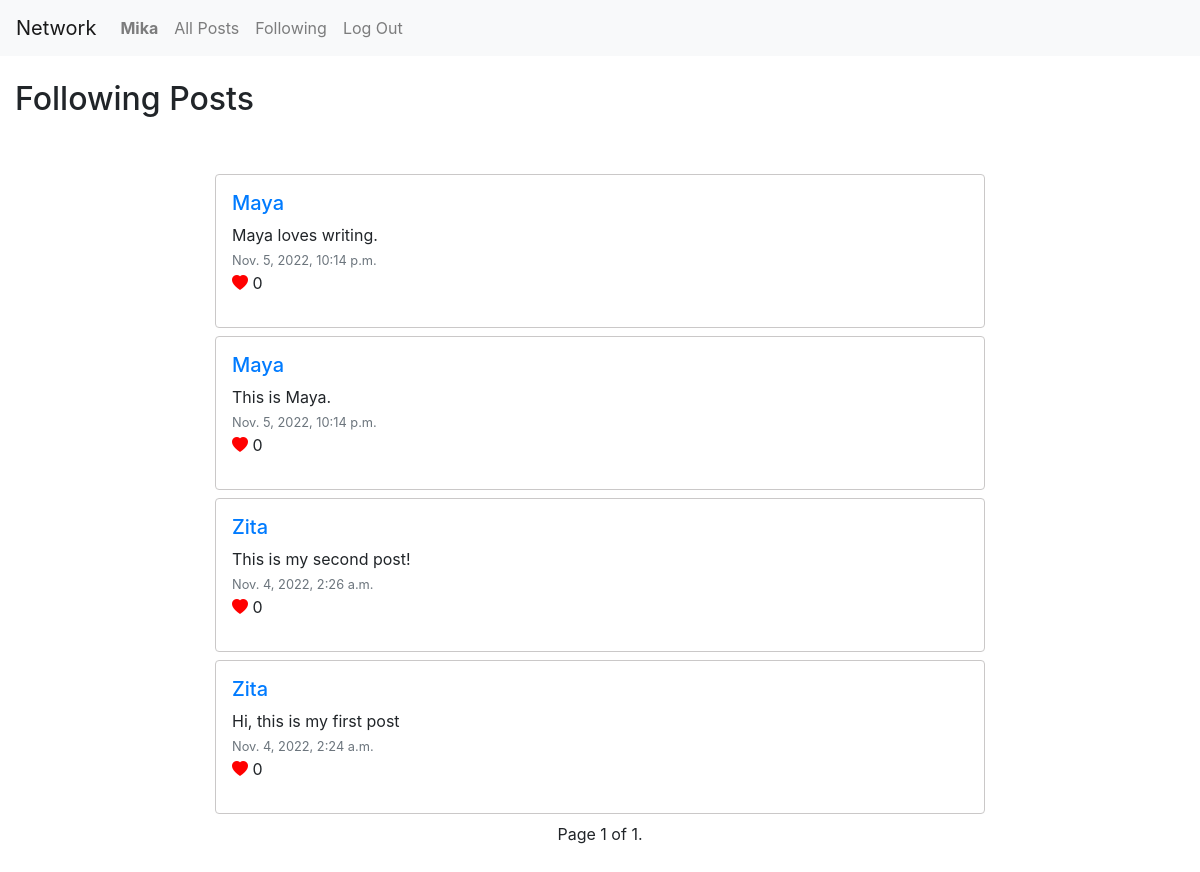
The app's page /following (signed in), older data.
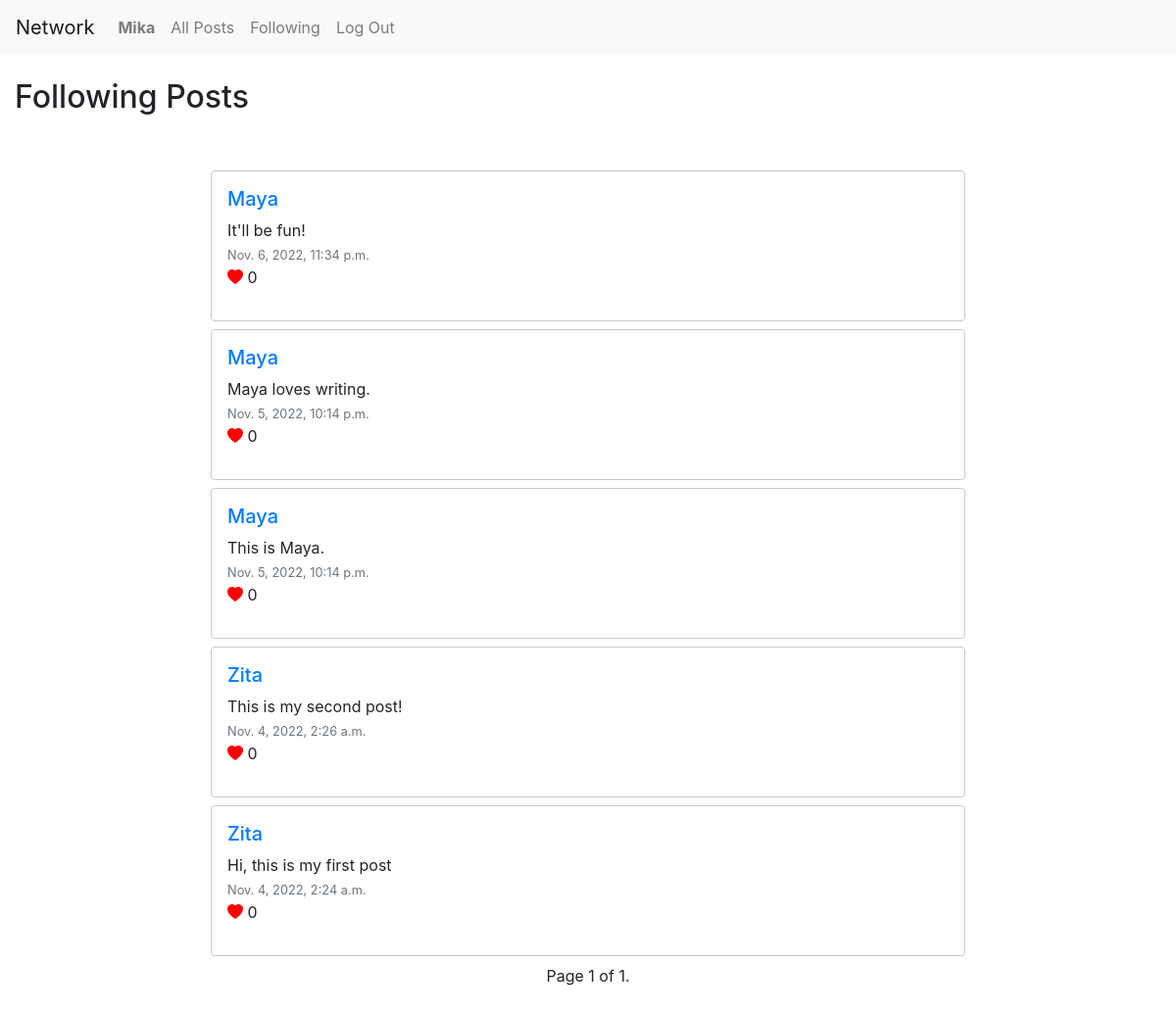
The same page, newer data.
### network/models.py (models this page shows, shortened)
class Post(models.Model):
    poster = models.ForeignKey('User', on_delete=models.CASCADE, related_name='poster')
    content = models.TextField()
    date_created = models.DateTimeField(default=timezone.now)
    number_of_like = models.IntegerField(default=0)

class User(AbstractUser):
    pass

### network/views.py (the view)
# urls.py: path("following", views.following, name="following"),
@login_required
def following(request):
    all_posts = []
    try:
        follow_list = FollowList.objects.get(user=request.user)
    except FollowList.DoesNotExist:
        follow_list = None
    if follow_list is None or follow_list.followings.all() is None:
        all_posts = []
    else:
        followings = follow_list.followings.all()
        for following in followings:
            posts = Post.objects.filter(poster=following)
            for post in posts:
                all_posts.append(post)
    all_posts.sort(key=lambda x: x.date_created, reverse=True)
    paginator = Paginator(all_posts, 10)
    page_number = request.GET.get('page')
    page_obj = paginator.get_page(page_number)
    return render(request, "network/following.html", {
        'page_obj': page_obj
    })

### network/templates/network/following.html (shortened to what this page needs)
{% extends "network/layout.html" %}
{% block body %}
    <h2 class="my-4">Following Posts</h2>
    <div class="row mb-5">
        {% if not page_obj %}
        <div class="alert alert-info" role="alert">
            You need to follow someone to see posts in this page!
        </div>
        {% else %}
        <div class="col-lg-8 offset-lg-2 mt-4">
            {% include "network/posts.html" %}
        {% endif %}
    </div>
{% endblock %}

### network/templates/network/posts.html (shortened to what this page needs)
<div>
    {% for post in page_obj %}
    <div class="border rounded my-2 p-3" id="post">
        <a href="{% url 'profile' post.poster %}"><h5>{{ post.poster }}</h5></a>
        <ul class="list-unstyled">
            <li>{{ post.content }}</li>
            <li><small class="text-muted">{{ post.date_created }}</small></li>
            <li><i class="bi bi-heart-fill" id="heart"></i> {{ post.number_of_like }}</li>
        </ul>
    </div>
    {% endfor %}
    <div class="pagination justify-content-center">
        <span class="step-links">
            <span class="current">
                Page {{ page_obj.number }} of {{ page_obj.paginator.num_pages }}.
            </span>
        </span>
    </div>

Row changes from the older to the newer data that the page shows:
added Post: poster "Maya", content "It'll be fun!", date_created "Nov. 6, 2022, 11:34 p.m.", number_of_like "0"
